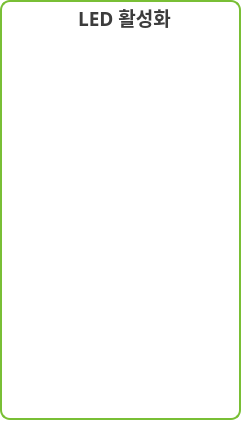
   <widget class="QFrame" name="frame_25">
    <property name="geometry">
     <rect>
      <x>26</x>
      <y>303</y>
      <width>251</width>
      <height>421</height>
     </rect>
    </property>
    <property name="styleSheet">
     <string notr="true">background:transparent</string>
    </property>
    <property name="frameShape">
     <enum>QFrame::StyledPanel</enum>
    </property>
    <property name="frameShadow">
     <enum>QFrame::Raised</enum>
    </property>
    <widget class="QFrame" name="frame_22">
     <property name="geometry">
      <rect>
       <x>15</x>
       <y>28</y>
       <width>101</width>
       <height>101</height>
      </rect>
     </property>
     <property name="styleSheet">
      <string notr="true">background-color:transparent</string>
     </property>
     <property name="frameShape">
      <enum>QFrame::StyledPanel</enum>
     </property>
     <property name="frameShadow">
      <enum>QFrame::Raised</enum>
     </property>
     <widget class="QPushButton" name="led1_b">
      <property name="geometry">
       <rect>
        <x>0</x>
        <y>0</y>
        <width>97</width>
        <height>95</height>
       </rect>
      </property>
      <property name="styleSheet">
       <string notr="true">QPushButton:checked{
background:url(:/img/resources/light_o.png);
border:transparent;}
QPushButton{
background:url(:/img/resources/light_f.png);
border:transparent;}</string>
      </property>
      <property name="text">
       <string/>
      </property>
      <property name="checkable">
       <bool>true</bool>
      </property>
      <property name="checked">
       <bool>false</bool>
      </property>
     </widget>
     <widget class="QLabel" name="label_66">
      <property name="geometry">
       <rect>
        <x>44</x>
        <y>61</y>
        <width>16</width>
        <height>21</height>
       </rect>
      </property>
      <property name="font">
       <font>
        <family>나눔스퀘어 Bold</family>
        <pointsize>14</pointsize>
        <weight>75</weight>
        <bold>true</bold>
       </font>
      </property>
      <property name="styleSheet">
       <string notr="true">color:white</string>
      </property>
      <property name="text">
       <string>1</string>
      </property>
     </widget>
    </widget>
    <widget class="QLabel" name="label_29">
     <property name="geometry">
      <rect>
       <x>0</x>
       <y>0</y>
       <width>241</width>
       <height>420</height>
      </rect>
     </property>
     <property name="styleSheet">
      <string notr="true">background-color:qlineargradient(spread:pad, x1:0.5, y1:0.5, x2:1, y2:1, stop:0 rgba(255, 255, 255, 0), stop:1 rgba(255, 255, 255, 60));
border : 2px solid rgb(121,191,53);
border-radius : 10px</string>
     </property>
     <property name="text">
      <string/>
     </property>
    </widget>
    <widget class="QLabel" name="label_42">
     <property name="geometry">
      <rect>
       <x>69</x>
       <y>2</y>
       <width>111</width>
       <height>31</height>
      </rect>
     </property>
     <property name="font">
      <font>
       <family>나눔스퀘어 Bold</family>
       <pointsize>14</pointsize>
       <weight>75</weight>
       <bold>true</bold>
      </font>
     </property>
     <property name="styleSheet">
      <string notr="true">background:transparent;
color:rgb(60,60,60)</string>
     </property>
     <property name="text">
      <string>LED 활성화</string>
     </property>
     <property name="alignment">
      <set>Qt::AlignCenter</set>
     </property>
    </widget>
    <widget class="QFrame" name="frame_28">
     <property name="geometry">
      <rect>
       <x>125</x>
       <y>28</y>
       <width>101</width>
       <height>101</height>
      </rect>
     </property>
     <property name="styleSheet">
      <string notr="true">background-color:transparent</string>
     </property>
     <property name="frameShape">
      <enum>QFrame::StyledPanel</enum>
     </property>
     <property name="frameShadow">
      <enum>QFrame::Raised</enum>
     </property>
     <widget class="QPushButton" name="led2_b">
      <property name="geometry">
       <rect>
        <x>0</x>
        <y>0</y>
        <width>97</width>
        <height>95</height>
       </rect>
      </property>
      <property name="styleSheet">
       <string notr="true">QPushButton:checked{
background:url(:/img/resources/light_o.png);
border:transparent;}
QPushButton{
background:url(:/img/resources/light_f.png);
border:transparent;}</string>
      </property>
      <property name="text">
       <string/>
      </property>
      <property name="checkable">
       <bool>true</bool>
      </property>
      <property name="checked">
       <bool>false</bool>
      </property>
     </widget>
     <widget class="QPushButton" name="led1_f_3">
      <property name="geometry">
       <rect>
        <x>0</x>
        <y>140</y>
        <width>95</width>
        <height>101</height>
       </rect>
      </property>
      <property name="styleSheet">
       <string notr="true">QPushButton{
background:transparent;
border:transparent;}</string>
      </property>
      <property name="text">
       <string/>
      </property>
      <property name="checkable">
       <bool>false</bool>
      </property>
      <property name="checked">
       <bool>false</bool>
      </property>
     </widget>
     <widget class="QLabel" name="label_22">
      <property name="geometry">
       <rect>
        <x>44</x>
        <y>61</y>
        <width>16</width>
        <height>21</height>
       </rect>
      </property>
      <property name="font">
       <font>
        <family>나눔스퀘어 Bold</family>
        <pointsize>14</pointsize>
        <weight>75</weight>
        <bold>true</bold>
       </font>
      </property>
      <property name="styleSheet">
       <string notr="true">color:white</string>
      </property>
      <property name="text">
       <string>2</string>
      </property>
     </widget>
    </widget>
    <widget class="QFrame" name="frame_29">
     <property name="geometry">
      <rect>
       <x>125</x>
       <y>126</y>
       <width>101</width>
       <height>101</height>
      </rect>
     </property>
     <property name="styleSheet">
      <string notr="true">background-color:transparent</string>
     </property>
     <property name="frameShape">
      <enum>QFrame::StyledPanel</enum>
     </property>
     <property name="frameShadow">
      <enum>QFrame::Raised</enum>
     </property>
     <widget class="QPushButton" name="led4_b">
      <property name="geometry">
       <rect>
        <x>0</x>
        <y>0</y>
        <width>97</width>
        <height>95</height>
       </rect>
      </property>
      <property name="styleSheet">
       <string notr="true">QPushButton:checked{
background:url(:/img/resources/light_o.png);
border:transparent;}
QPushButton{
background:url(:/img/resources/light_f.png);
border:transparent;}</string>
      </property>
      <property name="text">
       <string/>
      </property>
      <property name="checkable">
       <bool>true</bool>
      </property>
      <property name="checked">
       <bool>false</bool>
      </property>
     </widget>
     <widget class="QPushButton" name="led1_f_4">
      <property name="geometry">
       <rect>
        <x>0</x>
        <y>140</y>
        <width>95</width>
        <height>101</height>
       </rect>
      </property>
      <property name="styleSheet">
       <string notr="true">QPushButton{
background:transparent;
border:transparent;}</string>
      </property>
      <property name="text">
       <string/>
      </property>
      <property name="checkable">
       <bool>false</bool>
      </property>
      <property name="checked">
       <bool>false</bool>
      </property>
     </widget>
     <widget class="QLabel" name="label_23">
      <property name="geometry">
       <rect>
        <x>44</x>
        <y>61</y>
        <width>16</width>
        <height>21</height>
       </rect>
      </property>
      <property name="font">
       <font>
        <family>나눔스퀘어 Bold</family>
        <pointsize>14</pointsize>
        <weight>75</weight>
        <bold>true</bold>
       </font>
      </property>
      <property name="styleSheet">
       <string notr="true">color:white</string>
      </property>
      <property name="text">
       <string>4</string>
      </property>
     </widget>
    </widget>
    <widget class="QFrame" name="frame_23">
     <property name="geometry">
      <rect>
       <x>15</x>
       <y>125</y>
       <width>101</width>
       <height>101</height>
      </rect>
     </property>
     <property name="styleSheet">
      <string notr="true">background-color:transparent</string>
     </property>
     <property name="frameShape">
      <enum>QFrame::StyledPanel</enum>
     </property>
     <property name="frameShadow">
      <enum>QFrame::Raised</enum>
     </property>
     <widget class="QPushButton" name="led3_b">
      <property name="geometry">
       <rect>
        <x>0</x>
        <y>0</y>
        <width>97</width>
        <height>95</height>
       </rect>
      </property>
      <property name="styleSheet">
       <string notr="true">QPushButton:checked{
background:url(:/img/resources/light_o.png);
border:transparent;}
QPushButton{
background:url(:/img/resources/light_f.png);
border:transparent;}</string>
      </property>
      <property name="text">
       <string/>
      </property>
      <property name="checkable">
       <bool>true</bool>
      </property>
      <property name="checked">
       <bool>false</bool>
      </property>
     </widget>
     <widget class="QLabel" name="label_67">
      <property name="geometry">
       <rect>
        <x>44</x>
        <y>61</y>
        <width>16</width>
        <height>21</height>
       </rect>
      </property>
      <property name="font">
       <font>
        <family>나눔스퀘어 Bold</family>
        <pointsize>14</pointsize>
        <weight>75</weight>
        <bold>true</bold>
       </font>
      </property>
      <property name="styleSheet">
       <string notr="true">color:white</string>
      </property>
      <property name="text">
       <string>3</string>
      </property>
     </widget>
    </widget>
    <widget class="QFrame" name="frame_30">
     <property name="geometry">
      <rect>
       <x>125</x>
       <y>223</y>
       <width>101</width>
       <height>101</height>
      </rect>
     </property>
     <property name="styleSheet">
      <string notr="true">background-color:transparent</string>
     </property>
     <property name="frameShape">
      <enum>QFrame::StyledPanel</enum>
     </property>
     <property name="frameShadow">
      <enum>QFrame::Raised</enum>
     </property>
     <widget class="QPushButton" name="led6_b">
      <property name="geometry">
       <rect>
        <x>0</x>
        <y>0</y>
        <width>97</width>
        <height>95</height>
       </rect>
      </property>
      <property name="styleSheet">
       <string notr="true">QPushButton:checked{
background:url(:/img/resources/light_o.png);
border:transparent;}
QPushButton{
background:url(:/img/resources/light_f.png);
border:transparent;}</string>
      </property>
      <property name="text">
       <string/>
      </property>
      <property name="checkable">
       <bool>true</bool>
      </property>
      <property name="checked">
       <bool>false</bool>
      </property>
     </widget>
     <widget class="QPushButton" name="led1_f_5">
      <property name="geometry">
       <rect>
        <x>0</x>
        <y>140</y>
        <width>95</width>
        <height>101</height>
       </rect>
      </property>
      <property name="styleSheet">
       <string notr="true">QPushButton{
background:transparent;
border:transparent;}</string>
      </property>
      <property name="text">
       <string/>
      </property>
      <property name="checkable">
       <bool>false</bool>
      </property>
      <property name="checked">
       <bool>false</bool>
      </property>
     </widget>
     <widget class="QLabel" name="label_69">
      <property name="geometry">
       <rect>
        <x>44</x>
        <y>61</y>
        <width>16</width>
        <height>21</height>
       </rect>
      </property>
      <property name="font">
       <font>
        <family>나눔스퀘어 Bold</family>
        <pointsize>14</pointsize>
        <weight>75</weight>
        <bold>true</bold>
       </font>
      </property>
      <property name="styleSheet">
       <string notr="true">color:white</string>
      </property>
      <property name="text">
       <string>6</string>
      </property>
     </widget>
    </widget>
    <widget class="QFrame" name="frame_24">
     <property name="geometry">
      <rect>
       <x>15</x>
       <y>223</y>
       <width>101</width>
       <height>101</height>
      </rect>
     </property>
     <property name="styleSheet">
      <string notr="true">background-color:transparent</string>
     </property>
     <property name="frameShape">
      <enum>QFrame::StyledPanel</enum>
     </property>
     <property name="frameShadow">
      <enum>QFrame::Raised</enum>
     </property>
     <widget class="QPushButton" name="led5_b">
      <property name="geometry">
       <rect>
        <x>0</x>
        <y>0</y>
        <width>97</width>
        <height>95</height>
       </rect>
      </property>
      <property name="styleSheet">
       <string notr="true">QPushButton:checked{
background:url(:/img/resources/light_o.png);
border:transparent;}
QPushButton{
background:url(:/img/resources/light_f.png);
border:transparent;}</string>
      </property>
      <property name="text">
       <string/>
      </property>
      <property name="checkable">
       <bool>true</bool>
      </property>
      <property name="checked">
       <bool>false</bool>
      </property>
     </widget>
     <widget class="QLabel" name="label_68">
      <property name="geometry">
       <rect>
        <x>44</x>
        <y>61</y>
        <width>16</width>
        <height>21</height>
       </rect>
      </property>
      <property name="font">
       <font>
        <family>나눔스퀘어 Bold</family>
        <pointsize>14</pointsize>
        <weight>75</weight>
        <bold>true</bold>
       </font>
      </property>
      <property name="styleSheet">
       <string notr="true">color:white</string>
      </property>
      <property name="text">
       <string>5</string>
      </property>
     </widget>
    </widget>
    <widget class="QFrame" name="frame_31">
     <property name="geometry">
      <rect>
       <x>125</x>
       <y>319</y>
       <width>101</width>
       <height>101</height>
      </rect>
     </property>
     <property name="styleSheet">
      <string notr="true">background-color:transparent</string>
     </property>
     <property name="frameShape">
      <enum>QFrame::StyledPanel</enum>
     </property>
     <property name="frameShadow">
      <enum>QFrame::Raised</enum>
     </property>
     <widget class="QPushButton" name="led8_b">
      <property name="geometry">
       <rect>
        <x>0</x>
        <y>0</y>
        <width>97</width>
        <height>95</height>
       </rect>
      </property>
      <property name="styleSheet">
       <string notr="true">QPushButton:checked{
background:url(:/img/resources/light_o.png);
border:transparent;}
QPushButton{
background:url(:/img/resources/light_f.png);
border:transparent;}</string>
      </property>
      <property name="text">
       <string/>
      </property>
      <property name="checkable">
       <bool>true</bool>
      </property>
      <property name="checked">
       <bool>false</bool>
      </property>
     </widget>
     <widget class="QPushButton" name="led1_f_7">
      <property name="geometry">
       <rect>
        <x>0</x>
        <y>140</y>
        <width>95</width>
        <height>101</height>
       </rect>
      </property>
      <property name="styleSheet">
       <string notr="true">QPushButton{
background:transparent;
border:transparent;}</string>
      </property>
      <property name="text">
       <string/>
      </property>
      <property name="checkable">
       <bool>false</bool>
      </property>
      <property name="checked">
       <bool>false</bool>
      </property>
     </widget>
     <widget class="QLabel" name="label_71">
      <property name="geometry">
       <rect>
        <x>44</x>
        <y>61</y>
        <width>16</width>
        <height>21</height>
       </rect>
      </property>
      <property name="font">
       <font>
        <family>나눔스퀘어 Bold</family>
        <pointsize>14</pointsize>
        <weight>75</weight>
        <bold>true</bold>
       </font>
      </property>
      <property name="styleSheet">
       <string notr="true">color:white</string>
      </property>
      <property name="text">
       <string>8</string>
      </property>
     </widget>
    </widget>
    <widget class="QFrame" name="frame_27">
     <property name="geometry">
      <rect>
       <x>15</x>
       <y>319</y>
       <width>101</width>
       <height>101</height>
      </rect>
     </property>
     <property name="styleSheet">
      <string notr="true">background-color:transparent</string>
     </property>
     <property name="frameShape">
      <enum>QFrame::StyledPanel</enum>
     </property>
     <property name="frameShadow">
      <enum>QFrame::Raised</enum>
     </property>
     <widget class="QPushButton" name="led7_b">
      <property name="geometry">
       <rect>
        <x>0</x>
        <y>0</y>
        <width>97</width>
        <height>95</height>
       </rect>
      </property>
      <property name="styleSheet">
       <string notr="true">QPushButton:checked{
background:url(:/img/resources/light_o.png);
border:transparent;}
QPushButton{
background:url(:/img/resources/light_f.png);
border:transparent;}</string>
      </property>
      <property name="text">
       <string/>
      </property>
      <property name="checkable">
       <bool>true</bool>
      </property>
      <property name="checked">
       <bool>false</bool>
      </property>
     </widget>
     <widget class="QLabel" name="label_70">
      <property name="geometry">
       <rect>
        <x>44</x>
        <y>61</y>
        <width>16</width>
        <height>21</height>
       </rect>
      </property>
      <property name="font">
       <font>
        <family>나눔스퀘어 Bold</family>
        <pointsize>14</pointsize>
        <weight>75</weight>
        <bold>true</bold>
       </font>
      </property>
      <property name="styleSheet">
       <string notr="true">color:white</string>
      </property>
      <property name="text">
       <string>7</string>
      </property>
     </widget>
    </widget>
    <zorder>label_29</zorder>
    <zorder>frame_22</zorder>
    <zorder>label_42</zorder>
    <zorder>frame_28</zorder>
    <zorder>frame_29</zorder>
    <zorder>frame_23</zorder>
    <zorder>frame_30</zorder>
    <zorder>frame_24</zorder>
    <zorder>frame_31</zorder>
    <zorder>frame_27</zorder>
   </widget>
